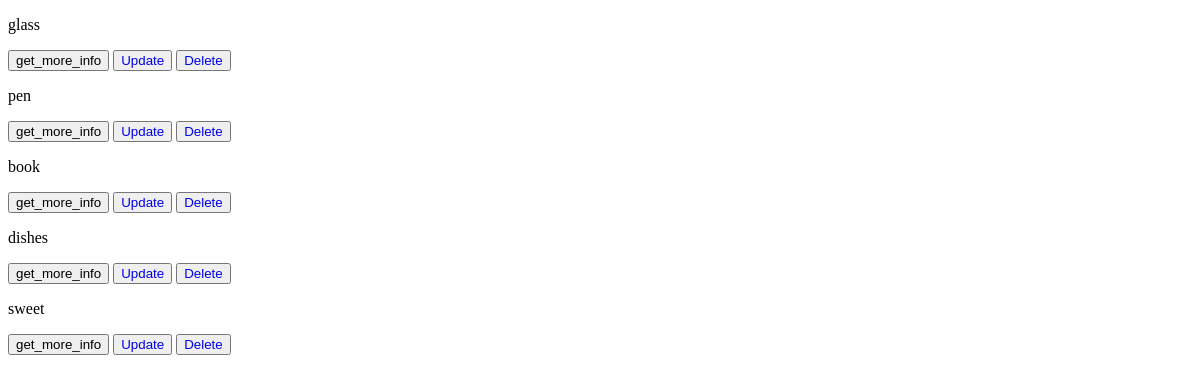
Before: /super/ with the older database file.
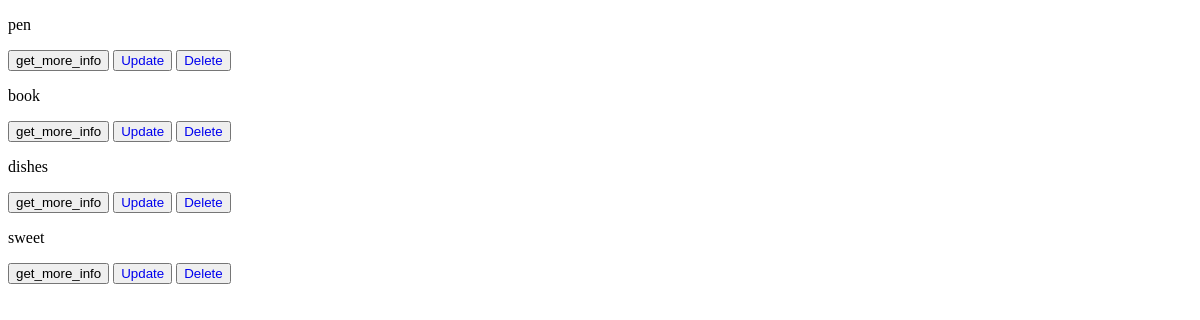
After: the same page with the newer database file.
### main/models.py (models this page shows, shortened)
class item(models.Model):
    name = CharField(max_length=100)
    category = CharField(max_length= 100, null=True, blank=True)
    price = IntegerField()
    quantity = IntegerField()
    class Meta:
        verbose_name = 'item'

### main/views.py (the view)
# urls.py: path('super/', views.super, name='super')
def super(request):
    items = item.objects.all()
    return render(request, 'main/super.html', {'items': items})

### main/templates/main/super.html (shortened to what this page needs)
{% extends 'main/layout.html' %}
{% block body %}
<div class="container">
    {% for item in items %}
    <div class="item">
        <p>{{ item.name }}</p>
        <button value="{{item.id}}" onclick="getInfo(this)">get_more_info</button>
        <button><a style="text-decoration:none" href="http://127.0.0.1:8000/update_item/{{item.id}}">Update</a></button>
        <button><a style="text-decoration:none" href="http://127.0.0.1:8000/delete_item/{{item.id}}">Delete</a></button>
    </div>
    {% endfor %}
{% endblock %}

Changed rows visible on the page:
removed item: name "glass", {{ item.id }} 1 (drawn)
